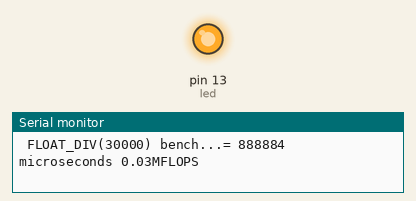
This sketch was run on a simulated Arduino Uno, built with avr-gcc and run on an emulated ATmega328P. Parts: output pins drawn as LEDs (lit = HIGH), the last lines printed to the serial monitor. Random numbers use the default seed unless the sketch sets one.

Above: at 2.5 s.
At 7.02 s:
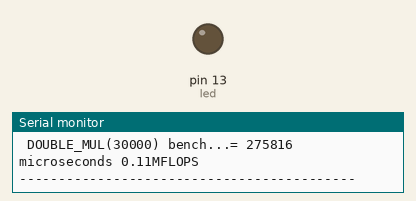
Timing chart, 0 to 7.8 s (numbered marks = the images above):
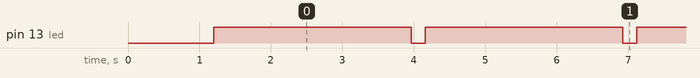

Measured:
- by itself, pin 13 (led): alternates HIGH for 2.8 s and LOW for 0.20 s

The sketch:

bench_test_101.ino
```cpp
//Version 1.01
//  -Implemented Riva's modifications (to avoid the impact of serial transmission in the calibration)
//  -Not the compiler option is the same on all the platforms (Thanks Westfw)

#pragma GCC optimize ("-O1")

int led = 13; //13 in arduino uno nano and due - PC13 in STM32
int ia,ib,ic,id,ie,ig,ih,ii;
long int la,lb,lc,ld,le,lg,lh,li,N;
long int runs=0;
float fa,fb,fc,fd,fe,fg,calib;
double da,db,dc,dd,de,df,dg;
long elapsed;


// the setup routine runs once when you press reset:
void setup() {
  // initialize the digital pin as an output.


  pinMode(led, OUTPUT);
  Serial.begin(250000);
  Serial.print("test");
  delay(1000);


}

// the loop routine runs over and over again forever:
void loop() {
  runs++;
  digitalWrite(led, LOW);
  delay(200);
  digitalWrite(led, HIGH);

  delay(200);               // wait for a second


  ie=random(1,2);
  elapsed=micros();
  for (ic=ie; ic<(ie+30000); ic++) //this syntax avoid compiler semplifications
  {

  }
  elapsed=micros()-elapsed;

  Serial.print(" Time (ms)...= ");
  Serial.print(millis());
  Serial.println(" ms");
  Serial.print(" INT_LOOP(30000) bench...= ");


  Serial.print(elapsed);
  Serial.print(" microseconds");
  Serial.print(" ");
  Serial.print((float)30000/(float)elapsed);
  Serial.println("MIPS");


  la=(long)random(1,2);
  lb=(long)random(1,1000);
  fb=0;
  fg=0;
  le=random(1,2);
  elapsed=micros();
  for (lc=le; lc<(le+30000); lc++) //this syntax avoid compiler simplifications
  {

  }
  elapsed=micros()-elapsed;
  calib=(float)elapsed;

  Serial.print(" LONG_LOOP(30000) bench...= ");

  Serial.print(elapsed);
  Serial.print(" microseconds");
  Serial.print(" ");
  Serial.print((float)30000/(float)elapsed);
  Serial.println("MIPS");


  fa=(float)random(1,2);
  fb=(float)random(1,1000);
  fb=0;
  fg=0;
  le=random(1,2);
  elapsed=micros();
  for (lc=le; lc<(le+30000); lc++)
  {
    fb=fb/fa;
  }
  elapsed=micros()-elapsed;

  Serial.print(" FLOAT_DIV(30000) bench...= ");

  Serial.print(elapsed);
  Serial.print(" microseconds");
  Serial.print(" ");
  Serial.print((float)30000/((float)elapsed-calib));
  Serial.println("MFLOPS");


  le=random(1,2);
  da=(double)random(1,2);
  db=(double)random(1,1000);
  db=0;
  dg=0;
  elapsed=micros();
  for (lc=le; lc<(le+30000); lc++)
  {
    db=db/da;
  }
   elapsed=micros()-elapsed;

    Serial.print(" DOUBLE_DIV(30000) bench...= ");

  Serial.print(elapsed);
  Serial.print(" microseconds");
  Serial.print(" ");
  Serial.print((float)30000/((float)elapsed-calib));
  Serial.println("MFLOPS");


  le=random(1,2);
  elapsed=micros();
  for (lc=le; lc<(le+30000); lc++)
  {
    fb=fb*fa;
  }

  elapsed=micros()-elapsed;
    Serial.print(" FLOAT_MUL(30000) bench...= ");

  Serial.print(elapsed);
  Serial.print(" microseconds");
  Serial.print(" ");
  Serial.print((float)30000/((float)elapsed-calib));
  Serial.println("MFLOPS");
  le=random(1,2);
  elapsed=micros();
  for (lc=le; lc<(le+30000); lc++)
  {
    db=db*da;
  }
   elapsed=micros()-elapsed;

    Serial.print(" DOUBLE_MUL(30000) bench...= ");

  Serial.print(elapsed);
  Serial.print(" microseconds");
  Serial.print(" ");
  Serial.print((float)30000/((float)elapsed-calib));
  Serial.println("MFLOPS");

  Serial.println("-------------------------------------------");


  delay(200);


}
```
